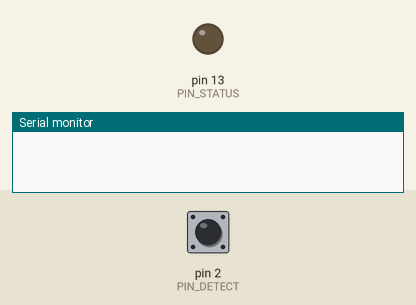
This sketch was run on a simulated Arduino Uno, built with avr-gcc and run on an emulated ATmega328P. Parts: output pins drawn as LEDs (lit = HIGH), the last lines printed to the serial monitor. The inputs (shaded band) are chosen by the test bench; at power-on: pin 2 (PIN_DETECT) LOW.

Above: at 1.2 s.
1.3 s: pin 2 (PIN_DETECT) pulsed HIGH 2 times (0.12 s each, 0.3 s apart)
At 2.7 s:
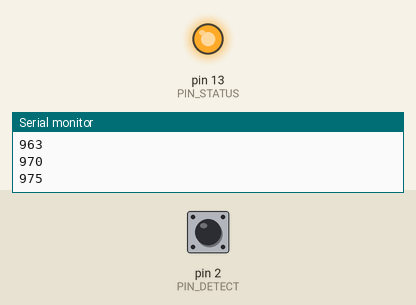
3.4 s: pin 2 (PIN_DETECT) driven HIGH
At 4.9 s:
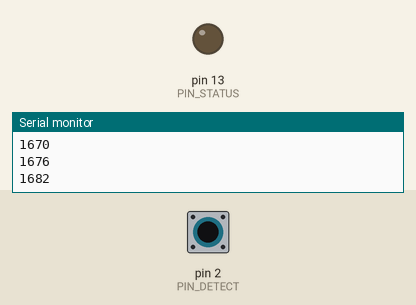
Timing chart, 0 to 6.4 s (numbered marks = the images above; inputs shaded):
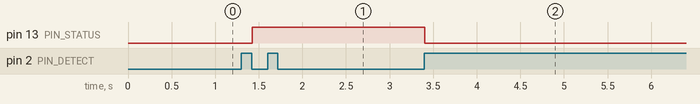

The sketch:

timmerLatinbot_aloneard_rising.ino
```cpp
#define PIN_DETECT 2 // This is where the IR detector "out" signal is connected to
#define PIN_STATUS 13 // Used to indicate a break in the barrier, could be a buzzer or something else

volatile boolean irbeamup = true; // This value is changed by the Interrupt code
 boolean flag=false;                                  // and is used both inside and outside the Interrupt code = volatile
long lastuptime = 0;               // Indicates how many milliseconds since we last had a beam detected
long lapTime = 0;
long startTime = 0;
char val; // Data received from the serial port
int count=0;

void irchanged()
// Interrupt Service Routine for detecting change in the IR reading
// This is connected to Pin 2 on the Arduino
// If there is IR, the value is low, if there is no IR, the value is high
// We want to execute and exit the code as quick as possible, so we only read the value to set the
// boolean irbeamup flag

{

     if(count<2){
       if((count==1)&&(millis() - startTime > 500)){
        count=count+1;
        }
        if(count==0){
          count=count+1;
          }
     }
     else {
//       count=0;
     }


}

void setup()
{
    Serial.begin(9600); // Start serial communication at 9600 bps
    pinMode(PIN_DETECT, INPUT);             // This is where we read the IR detector
    pinMode(PIN_STATUS, OUTPUT);            // To show some status
    attachInterrupt(digitalPinToInterrupt(PIN_DETECT), irchanged, RISING);  // Here the magic is happening: On a CHANGE on Port 0 (Pin 2),
                                            // the irchanged function will interrupt whatever is going on
}

void loop() {

   if ((count==1)&&((digitalRead(PIN_DETECT) == HIGH)))
   { // If 1 was received

     startTime=millis();
     flag=true;


   } else {


   }

   if ((flag==true)&&((digitalRead(PIN_DETECT) == LOW))) {                     // We have a beam
        lastuptime = millis();        // So set the current time to lastuptime
        lapTime=millis()-startTime;
        Serial.println(lapTime);
        Serial.flush();
        digitalWrite(PIN_STATUS, HIGH);        // Light the LED, we have a beam
   }
   else {                                      // A break in the beam was detected
                                               // However, if less than 100 mS since last IR was detected,
                                               // I do not yet indicate a break
        if ((millis() - lastuptime > 5)&& (count==2)) {
                  digitalWrite(PIN_STATUS, LOW);
                  lapTime=millis()-startTime;
                  Serial.println(lapTime);
                  Serial.flush();
                  flag=false;
                  delay(500);
                  count=0;

                  // Other actions for the break. We know we last had a beam at lastuptime.
        }
        else{
          }
   }
}
```

Measured:
- after the input at 1.3 s, pin 13 (PIN_STATUS): LOW → HIGH after 0.12 s
- after the input at 3.4 s, pin 13 (PIN_STATUS): HIGH → LOW at once
